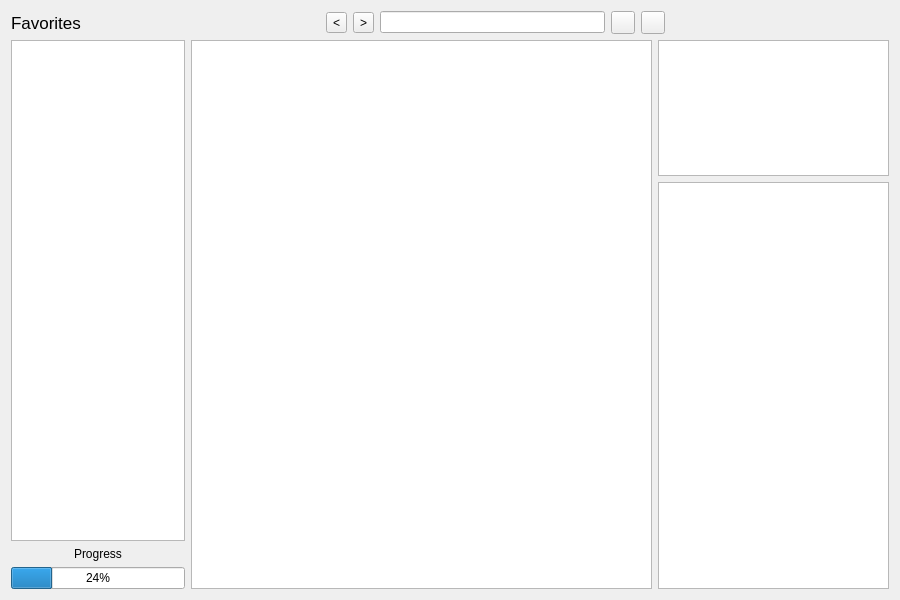
<?xml version="1.0" encoding="UTF-8"?>
<ui version="4.0">
 <class>Kitaplik</class>
 <widget class="QWidget" name="Kitaplik">
  <property name="geometry">
   <rect>
    <x>0</x>
    <y>0</y>
    <width>900</width>
    <height>600</height>
   </rect>
  </property>
  <layout class="QVBoxLayout" name="verticalLayout">
   <item>
    <layout class="QVBoxLayout" name="verticalLayout_2">
     <item>
      <layout class="QHBoxLayout" name="horizontalLayout">
       <item>
        <widget class="QLabel" name="label_2">
         <property name="font">
          <font>
           <pointsize>13</pointsize>
           <bold>false</bold>
          </font>
         </property>
         <property name="text">
          <string>Favorites   </string>
         </property>
        </widget>
       </item>
       <item>
        <spacer name="horizontalSpacer">
         <property name="orientation">
          <enum>Qt::Orientation::Horizontal</enum>
         </property>
         <property name="sizeHint" stdset="0">
          <size>
           <width>40</width>
           <height>20</height>
          </size>
         </property>
        </spacer>
       </item>
       <item>
        <layout class="QHBoxLayout" name="horizontalLayout_3">
         <item>
          <widget class="QToolButton" name="btn_back">
           <property name="text">
            <string>&lt;</string>
           </property>
          </widget>
         </item>
         <item>
          <widget class="QToolButton" name="btn_forward">
           <property name="text">
            <string>&gt;</string>
           </property>
          </widget>
         </item>
        </layout>
       </item>
       <item>
        <widget class="QLineEdit" name="pathLabel">
         <property name="enabled">
          <bool>true</bool>
         </property>
        </widget>
       </item>
       <item>
        <widget class="QToolButton" name="btn_go_to_path">
         <property name="text">
          <string/>
         </property>
        </widget>
       </item>
       <item>
        <widget class="QToolButton" name="sortButton">
         <property name="text">
          <string/>
         </property>
        </widget>
       </item>
       <item>
        <spacer name="horizontalSpacer_2">
         <property name="orientation">
          <enum>Qt::Orientation::Horizontal</enum>
         </property>
         <property name="sizeHint" stdset="0">
          <size>
           <width>40</width>
           <height>20</height>
          </size>
         </property>
        </spacer>
       </item>
      </layout>
     </item>
    </layout>
   </item>
   <item>
    <layout class="QHBoxLayout" name="horizontalLayout_4" stretch="1,4">
     <item>
      <layout class="QVBoxLayout" name="leftBarLayout">
       <item>
        <widget class="QListView" name="listViewForPinnedFolders"/>
       </item>
       <item>
        <layout class="QVBoxLayout" name="copy_paste_progress_layout">
         <item>
          <widget class="QLabel" name="label">
           <property name="enabled">
            <bool>true</bool>
           </property>
           <property name="text">
            <string>Progress</string>
           </property>
           <property name="alignment">
            <set>Qt::AlignmentFlag::AlignCenter</set>
           </property>
          </widget>
         </item>
         <item>
          <widget class="QProgressBar" name="copyPasteProgressBar">
           <property name="value">
            <number>24</number>
           </property>
          </widget>
         </item>
        </layout>
       </item>
      </layout>
     </item>
     <item>
      <layout class="QHBoxLayout" name="rightWindow" stretch="2,1">
       <item>
        <widget class="QTreeView" name="treeView"/>
       </item>
       <item>
        <layout class="QVBoxLayout" name="otherWindow" stretch="1,3">
         <item>
          <widget class="QListView" name="lastHistoryView"/>
         </item>
         <item>
          <widget class="QTableView" name="fileInfoView"/>
         </item>
        </layout>
       </item>
      </layout>
     </item>
    </layout>
   </item>
  </layout>
  <action name="actionHome">
   <property name="text">
    <string>Home</string>
   </property>
  </action>
  <action name="actionUp">
   <property name="text">
    <string>Up</string>
   </property>
  </action>
 </widget>
 <resources/>
 <connections/>
</ui>
